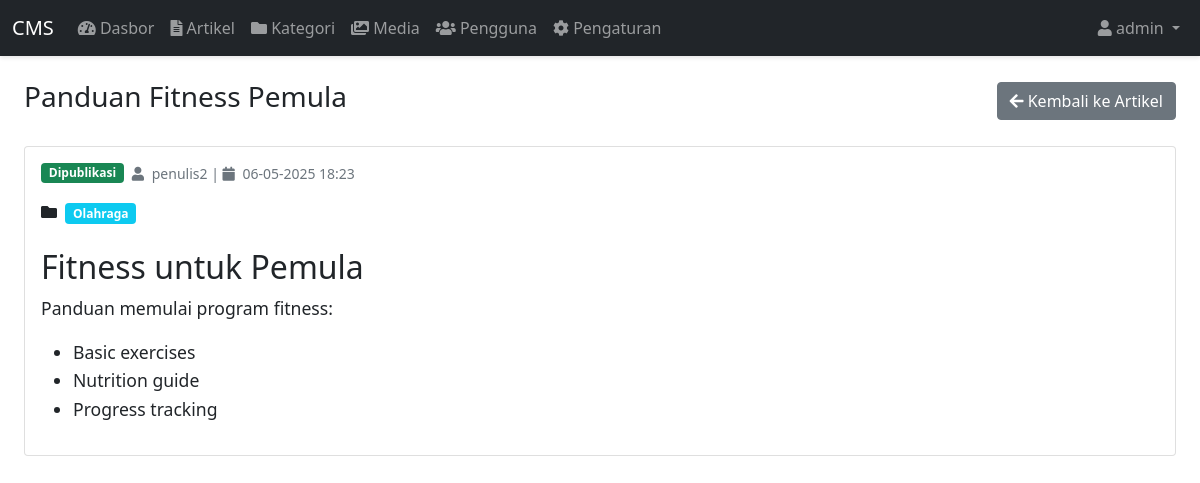
The app's page /admin/posts/17/view (signed in) with its own data.
### app.py (models this page shows, shortened)
class User(UserMixin, db.Model):
    id = db.Column(db.Integer, primary_key=True)
    username = db.Column(db.String(80), unique=True, nullable=False)
    email = db.Column(db.String(120), unique=True, nullable=False)
    password_hash = db.Column(db.String(128))
    full_name = db.Column(db.String(100))
    role = db.Column(db.String(20), default='author')
    created_at = db.Column(db.DateTime, default=datetime.utcnow)
    posts = db.relationship('Post', backref='author', lazy=True)
    reset_token = db.Column(db.String(128))

class Post(db.Model):
    id = db.Column(db.Integer, primary_key=True)
    title = db.Column(db.String(200), nullable=False)
    slug = db.Column(db.String(200), unique=True, nullable=False)
    content = db.Column(db.Text)
    excerpt = db.Column(db.Text)
    featured_image = db.Column(db.String(200))
    status = db.Column(db.String(20), default='draft')
    author_id = db.Column(db.Integer, db.ForeignKey('user.id'), nullable=False)
    created_at = db.Column(db.DateTime, default=datetime.utcnow)
    updated_at = db.Column(db.DateTime, default=datetime.utcnow, onupdate=datetime.utcnow)
    categories = db.relationship('Category', secondary='post_categories')

class Category(db.Model):
    id = db.Column(db.Integer, primary_key=True)
    name = db.Column(db.String(100), nullable=False)
    slug = db.Column(db.String(100), unique=True, nullable=False)
    description = db.Column(db.Text)
    parent_id = db.Column(db.Integer, db.ForeignKey('category.id'))
    created_at = db.Column(db.DateTime, default=datetime.utcnow)
    posts = db.relationship('Post', secondary='post_categories')

### app.py (the view)
@app.route('/admin/posts/<int:post_id>/view')
@login_required
def admin_view_post(post_id):
    post = Post.query.get_or_404(post_id)
    return render_template('admin/post_view.html', post=post)

### app.py (called while the page is built)
@app.context_processor
def inject_now():
    return {'now': datetime.now()}

@login_manager.user_loader
def load_user(user_id):
    return User.query.get(int(user_id))

### templates/admin/post_view.html (shortened to what this page needs)
{% extends "base.html" %}
{% block content %}
<div class="container-fluid">
    <div class="d-flex justify-content-between align-items-center mb-4">
        <h1 class="h3">{{ post.title }}</h1>
        <a href="{{ url_for('admin_posts') }}" class="btn btn-secondary">
            <i class="fas fa-arrow-left"></i> Kembali ke Artikel
        </a>
    </div>
    <div class="card">
        <div class="card-body">
            <div class="mb-4">
                <div class="d-flex align-items-center mb-3">
                    <span class="badge bg-{{ 'success' if post.status == 'published' else 'warning' }} me-2">
                        {{ 'Dipublikasi' if post.status == 'published' else 'Draft' }}
                    </span>
                    <small class="text-muted">
                        <i class="fas fa-user me-1"></i> {{ post.author.username }} |
                        <i class="fas fa-calendar me-1"></i> {{ post.created_at.strftime('%d-%m-%Y %H:%M') }}
                    </small>
                </div>
                {% if post.categories %}
                <div class="mb-3">
                    <i class="fas fa-folder me-1"></i>
                    {% for category in post.categories %}
                    <span class="badge bg-info me-1">{{ category.name }}</span>
                    {% endfor %}
                </div>
                {% endif %}
            </div>
            <div class="post-content">
                {{ post.content|safe }}
            </div>
        </div>
    </div>
</div>
{% endblock %}

### templates/base.html (shortened to what this page needs)
<!DOCTYPE html>
<html lang="id">
<head>
    <link href="https://cdn.jsdelivr.net/npm/bootstrap@5.1.3/dist/css/bootstrap.min.css" rel="stylesheet">
    <link href="https://cdnjs.cloudflare.com/ajax/libs/font-awesome/5.15.4/css/all.min.css" rel="stylesheet">
    <link href="{{ url_for('static', filename='css/admin.css') }}" rel="stylesheet">
</head>
<body>
    {% if request.endpoint != 'login' %}
    <nav class="navbar navbar-expand-lg navbar-dark bg-dark fixed-top">
        <div class="container-fluid">
            <a class="navbar-brand" href="{{ url_for('admin_dashboard') }}">CMS</a>
            <div class="collapse navbar-collapse" id="navbarNav">
                <ul class="navbar-nav">
                    {% if current_user.is_authenticated %}
                    <li class="nav-item">
                        <a class="nav-link" href="{{ url_for('admin_dashboard') }}">
                            <i class="fas fa-tachometer-alt"></i> Dasbor
                        </a>
                    </li>
                    <li class="nav-item">
                        <a class="nav-link" href="{{ url_for('admin_posts') }}">
                            <i class="fas fa-file-alt"></i> Artikel
                        </a>
                    </li>
                    <li class="nav-item">
                        <a class="nav-link" href="{{ url_for('admin_categories') }}">
                            <i class="fas fa-folder"></i> Kategori
                        </a>
                    </li>
                    <li class="nav-item">
                        <a class="nav-link" href="{{ url_for('admin_media') }}">
                            <i class="fas fa-images"></i> Media
                        </a>
                    </li>
                    <li class="nav-item">
                        <a class="nav-link" href="{{ url_for('admin_users') }}">
                            <i class="fas fa-users"></i> Pengguna
                        </a>
                    </li>
                    {% if current_user.role == 'admin' %}
                    <li class="nav-item">
                        <a class="nav-link" href="{{ url_for('admin_settings') }}">
                            <i class="fas fa-cog"></i> Pengaturan
                        </a>
                    </li>
                    {% endif %}
                    {% endif %}
                </ul>
                <ul class="navbar-nav ms-auto">
                    {% if current_user.is_authenticated %}
                    <li class="nav-item dropdown">
                        <a class="nav-link dropdown-toggle" href="#" id="navbarDropdown" role="button" data-bs-toggle="dropdown">
                            <i class="fas fa-user"></i> {{ current_user.username }}
                        </a>
                    </li>
                    {% endif %}
                </ul>
            </div>
        </div>
    </nav>
    {% endif %}
    <div class="container-fluid py-4 fade-in">
        {% block content %}{% endblock %}
    </div>
</body>
</html>

### templates/base.html (style rules this page uses)
body { padding-top: 56px; }
.navbar { box-shadow: 0 2px 4px rgba(0,0,0,.1); }
.fade-in { opacity: 0; animation: fadeIn 0.5s ease-in forwards; }

### templates/admin/post_view.html (style rules this page uses)
.post-content { line-height: 1.6; font-size: 1.1rem; }
.post-content p { margin-bottom: 1rem; }

### records on screen
User: username "admin"
Post: title "Panduan Fitness Pemula", status "Dipublikasi", created_at "06-05-2025 18:23", content "Fitness untuk Pemula Panduan memulai program fitness: Basic exercises Nutrition guide Progress tracking"
User: author.username "penulis2"
Category: name "Olahraga"
